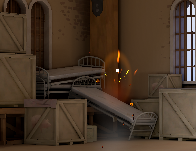
#> input picture M/1.png, 196 x 151 px; its folder holds only this picture in this run
$ python main.py
#> lines starting #> are read from the running program, lines starting #| are printed output that depends on the picture; after the words box and inside, x2 and y2 are one past the last pixel; in counts of white or black regions, pixels touching at a corner belong together
import configparser
import os
import cv2
import numpy as np
import random
from collections import Counter
from colorama import Fore, init, Style

# Set up colorama for console output
init(autoreset=True)

def load_config(config_file='config.ini'):
    """
    Load HSV lower and upper values from a config file, or create a new one with default values.
    """
#> the answer given: 3
    config = configparser.ConfigParser()
    if not os.path.exists(config_file):
        config['HSV'] = {
            'HSV_Custom_Lower': '30,160,180',
            'HSV_Custom_Upper': '30,255,255'
        }
        with open(config_file, 'w', encoding='utf-8') as f:
            config.write(f)
        print(Fore.GREEN + f"Created {config_file} with default values." + Style.RESET_ALL)
    else:
        config.read(config_file, encoding='utf-8')

    hsv_lower_str = config['HSV'].get('HSV_Custom_Lower', '30,160,180')
    hsv_upper_str = config['HSV'].get('HSV_Custom_Upper', '30,255,255')
    hsv_lower = list(map(int, hsv_lower_str.split(',')))
    hsv_upper = list(map(int, hsv_upper_str.split(',')))

    return hsv_lower, hsv_upper

def extract_unique_colors(folder_path, hsv_lower, hsv_upper, output_folder):
    """
    Extract unique 'desired' and 'undesired' colors from images in the specified folder.
    Saves the filtered 'desired' images to the output folder.
    """
#> called with folder_path = 'M', output_folder = 'F'
    ftypes = [".jpg", ".JPG", ".JPEG", ".png", ".PNG", ".gif", ".GIF"]
    unique_desired = set()
    unique_undesired = set()

    # Create output folder if it does not exist
    os.makedirs(output_folder, exist_ok=True)

    for filename in os.listdir(folder_path):
        if not any(filename.endswith(ext) for ext in ftypes):
            continue

        file_path = os.path.join(folder_path, filename)
        if not os.path.isfile(file_path):
            continue

        image = cv2.imread(file_path)
#> image is the input picture: shape (151, 196, 3); mean B, G, R 39, 53.5, 70.6
        if image is None:
            continue

        hsv_image = cv2.cvtColor(image, cv2.COLOR_BGR2HSV)
#> hsv_image: shape (151, 196, 3); mean H, S, V 17.3, 129.8, 71.2
        mask = cv2.inRange(hsv_image, np.array(hsv_lower), np.array(hsv_upper))
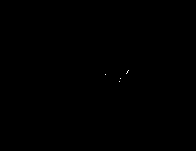
#> mask: shape (151, 196); 0.02% white in thin lines or dots, all inside (x1, y1, x2, y2) = (105, 70, 129, 82)

        # Extract pixel colors within the HSV range
        pixels = hsv_image.reshape(-1, 3)
        for pixel in pixels:
            h, s, v = pixel
            if hsv_lower[0] <= h <= hsv_upper[0] and \
               hsv_lower[1] <= s <= hsv_upper[1] and \
               hsv_lower[2] <= v <= hsv_upper[2]:
                unique_desired.add((int(h), int(s), int(v)))
            else:
                unique_undesired.add((int(h), int(s), int(v)))
#> this loop made 29596 passes
#> (h, s, v) on passes 1 to 3: (14, 142, 90), (15, 143, 89), (14, 138, 89)
#> after the loop, unique_desired = 6 items; unique_undesired = 11095 items

        # Save filtered 'desired' image with added accuracy text
        desired_image = cv2.bitwise_and(image, image, mask=mask)

        # Add accuracy text to the image
        add_accuracy_text_to_image(desired_image, unique_desired, unique_undesired)

        output_path = os.path.join(output_folder, f"filtered_desired_{filename}")
        cv2.imwrite(output_path, desired_image)

    return unique_desired, unique_undesired

def add_accuracy_text_to_image(image, unique_desired, unique_undesired):
    """
    Add accuracy text on the image with the accuracy percentage.
    The text size and position are adjusted dynamically based on the image size.
    """
    # Calculate the accuracy (simulated)
    total_desired = len(unique_desired)
    total_undesired = len(unique_undesired)
    total_unique = total_desired + total_undesired
    simulated_accuracy = (total_desired / total_unique * 100) if total_unique > 0 else 0

    accuracy_text = f"Accuracy: {simulated_accuracy:.2f}%"

    # Get image dimensions
    image_height, image_width = image.shape[:2]
#> image_height = 151; image_width = 196

    # Calculate font size based on image size
    font_scale = image_width / 1000  # Adjust this scale factor for better fit
#> font_scale = 0.196
    font = cv2.FONT_HERSHEY_SIMPLEX

    # Get the size of the text
    text_size = cv2.getTextSize(accuracy_text, font, font_scale, 2)[0]
#> text_size = (53, 5)
    text_width, text_height = text_size
#> text_width = 53; text_height = 5

    # Calculate position to place text in the center
    text_x = (image_width - text_width) // 2
#> text_x = 71
    text_y = (image_height + text_height) // 2
#> text_y = 78

    # Draw text on the image
    cv2.putText(image, accuracy_text, (text_x, text_y), font, font_scale, (255, 255, 255), 2)

def save_required_undesired_colors(undesired_colors, output_dir):
    """
    Save the required undesired colors based on the calculated accuracy into a text file.
    """
    required_undesired_output_path = os.path.join(output_dir, "required_undesired_colors.txt")
    with open(required_undesired_output_path, "w", encoding="utf-8") as f:
        f.write(f"Undesired colors: {';'.join([f'[{h},{s},{v}]' for (h, s, v) in undesired_colors])};\n")

    print(Fore.GREEN + f"Required undesired colors saved to: {required_undesired_output_path}" + Style.RESET_ALL)

def main():
    # Get the directory of the current script
    script_dir = os.path.dirname(os.path.abspath(__file__))

    folder_path = os.path.join(script_dir, "M")  # Folder containing images
    output_folder = os.path.join(script_dir, "F")  # Folder to save filtered images
    output_dir = os.path.join(script_dir, "Out_Put")  # Folder to save result files

    # Create necessary directories if they don't exist
    os.makedirs(folder_path, exist_ok=True)
    os.makedirs(output_dir, exist_ok=True)

    # Load HSV values from the config file
    hsv_lower, hsv_upper = load_config()
    print(Fore.CYAN + f"Loaded HSV values from config.ini:\n  HSV_Custom_Lower = {hsv_lower}\n  HSV_Custom_Upper = {hsv_upper}" + Style.RESET_ALL)

    # Input the target accuracy for the Aimbot
    target_accuracy = int(input(Fore.YELLOW + "Enter the target accuracy for Aimbot (0-100): " + Style.RESET_ALL))

    # Extract unique colors and calculate accuracy
    unique_desired, unique_undesired = extract_unique_colors(folder_path, hsv_lower, hsv_upper, output_folder)
#> unique_desired = 6 items; unique_undesired = 11095 items

    total_desired = len(unique_desired)
#> total_desired = 6
    total_undesired = len(unique_undesired)
#> total_undesired = 11095
    total_unique = total_desired + total_undesired
#> total_unique = 11101

    simulated_accuracy = (total_desired / total_unique * 100) if total_unique > 0 else 0
#> simulated_accuracy = 0.054
    required_undesired = total_unique * (100 - target_accuracy) / 100
#> required_undesired = 10768

    print(Fore.GREEN + "\nColor Analysis Results:" + Style.RESET_ALL)
    print(f"  Total colors: {total_unique}")
#|   Total colors: 11101
    print(f"  Desired colors (Aimbot working): {total_desired}")
#|   Desired colors (Aimbot working): 6
    print(f"  Undesired colors (Aimbot avoiding): {total_undesired}")
#|   Undesired colors (Aimbot avoiding): 11095
    print(f"  Simulated Aimbot accuracy: {simulated_accuracy:.2f}%")
#|   Simulated Aimbot accuracy: 0.05%
    print(f"  Undesired colors to avoid for target accuracy ({target_accuracy}%): {required_undesired:.2f}")
#|   Undesired colors to avoid for target accuracy (3%): 10767.97

    # Save results to files
    hsv_colors_output_path = os.path.join(output_dir, "hsv_colors_output.txt")
    with open(hsv_colors_output_path, "w", encoding="utf-8") as f:
        f.write(f"Undesired colors: {';'.join([f'[{h},{s},{v}]' for (h, s, v) in unique_undesired])};\n")
        f.write(f"Desired colors: {';'.join([f'[{h},{s},{v}]' for (h, s, v) in unique_desired])};\n")
        f.write(f"Total unique colors: {total_unique}\n")

    accuracy_output_path = os.path.join(output_dir, "accuracy_output.txt")
    with open(accuracy_output_path, "w", encoding="utf-8") as f:
        f.write(f"Simulated Aimbot accuracy: {simulated_accuracy:.2f}%\n")
        f.write(f"Total colors: {total_unique}\n")
        f.write(f"Desired colors: {total_desired}\n")
        f.write(f"Undesired colors: {total_undesired}\n")
        f.write(f"Undesired colors to avoid for target accuracy ({target_accuracy}%): {required_undesired:.2f}\n")

    # Save required undesired colors based on the calculated amount
    required_count = int(round(required_undesired))
#> required_count = 10768
    sampled_undesired = random.sample(list(unique_undesired), required_count) if total_undesired >= required_count and required_count > 0 else list(unique_undesired)
#> sampled_undesired = 10768 items, first 6: (15, 66, 108), (15, 114, 87), (13, 93, 99), (16, 77, 63), (12, 186, 37), (13, 209, 33)

    save_required_undesired_colors(sampled_undesired, output_dir)

    # Filter images based on selected or file-provided undesired colors
    print(Fore.GREEN + "\nResults saved in files:" + Style.RESET_ALL)
    print(f"  {hsv_colors_output_path}")
    print(f"  {accuracy_output_path}")
    print(f"  {os.path.join(output_dir, 'required_undesired_colors.txt')}")

if __name__ == '__main__':
    main()
